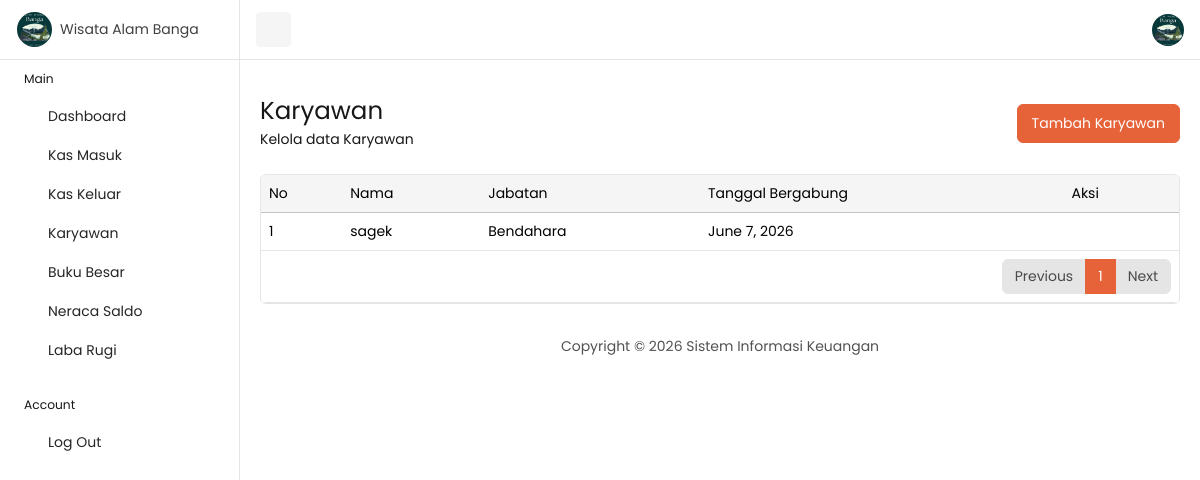
/karyawan/ (signed in), run on the app's committed database.
### keuangan/models.py (models this page shows, shortened)
class Karyawan(models.Model):
    nama = models.CharField(max_length=100)
    jabatan = models.CharField(max_length=100)
    tgl_bergabung = models.DateField()

### keuangan/views.py (the view)
@login_required(login_url='login')
@user_passes_test(is_admin)
def list_karyawan(request):
    karyawan = Karyawan.objects.all().order_by('-id')
    return render(
        request,
        'karyawan/list.html',
        {
            'karyawan': karyawan
        }
    )

### keuangan/views.py (called while the page is built)
def is_admin(user):
    return user.groups.filter(name='Admin').exists()

### templates/karyawan/list.html
{% extends 'base.html' %}
{% block content %}
<div class="row">
    <div class="col-12">
        <div class="d-flex justify-content-between align-items-center mb-4">
            <div>
                <h1 class="fs-3 mb-1">Karyawan</h1>
                <p class="mb-0">Kelola data Karyawan</p>
            </div>
        <div>
            <a href="{% url 'tambah_karyawan' %}" class="btn btn-primary">
                Tambah Karyawan
            </a>
        </div>
    </div>
</div>
</div>
<div class="row">
    <div class="col-12">
    <div class="card table-responsive">
        <table class="table mb-0 table-hover">
            <thead class="table-light">
                <tr>
                        <th>No</th>
                        <th>Nama</th>
                        <th>Jabatan</th>
                        <th>Tanggal Bergabung</th>
                        <th>Aksi</th>
                </tr>
            </thead>
            <tbody>
                {% for item in karyawan %}
                <tr>
                    <td>{{ forloop.counter }}</td>
                        <td>{{ item.nama }}</td>
                        <td>{{ item.jabatan }}</td>
                        <td>{{ item.tgl_bergabung }}</td>
                        <td>
                            <a href="{% url 'edit_karyawan' item.id %}">
                               <i class="ti ti-edit"></i>
                    </a>
                            <a href="{% url 'hapus_karyawan' item.id %}">
                               <i class="ti ti-trash ms-2"></i>
                            </a>
                        </td>
                </tr>
                {% empty %}
                <tr>
                    <td colspan="6" class="text-center py-4">
                        Belum ada data Karyawan
                    </td>
                </tr>
                {% endfor %}
            </tbody>
            <tfoot>
                <tr>
                    <td colspan="6">
                        <nav aria-label="Page navigation">
                            <ul class="pagination justify-content-end mb-0">
                                <li class="page-item disabled">
                                    <a class="page-link" href="#">
                                        Previous
                                    </a>
                                </li>
                                <li class="page-item active">
                                    <a class="page-link" href="#">
                                        1
                                    </a>
                                </li>
                                <li class="page-item disabled">
                                    <a class="page-link" href="#">
                                        Next
                                    </a>
                                </li>
                            </ul>
                        </nav>
                    </td>
                </tr>
            </tfoot>
        </table>
    </div>
</div>
</div>
<div class="row">
    <div class="col-12">
        <footer class="text-center py-2 mt-4 text-secondary">
            <p class="mb-0">
                Copyright © 2026 Sistem Informasi Keuangan
            </p>
        </footer>
    </div>
</div>
{% endblock %}

### data on the page
Karyawan: nama "sagek", jabatan "Bendahara", tgl_bergabung "June 7, 2026"
